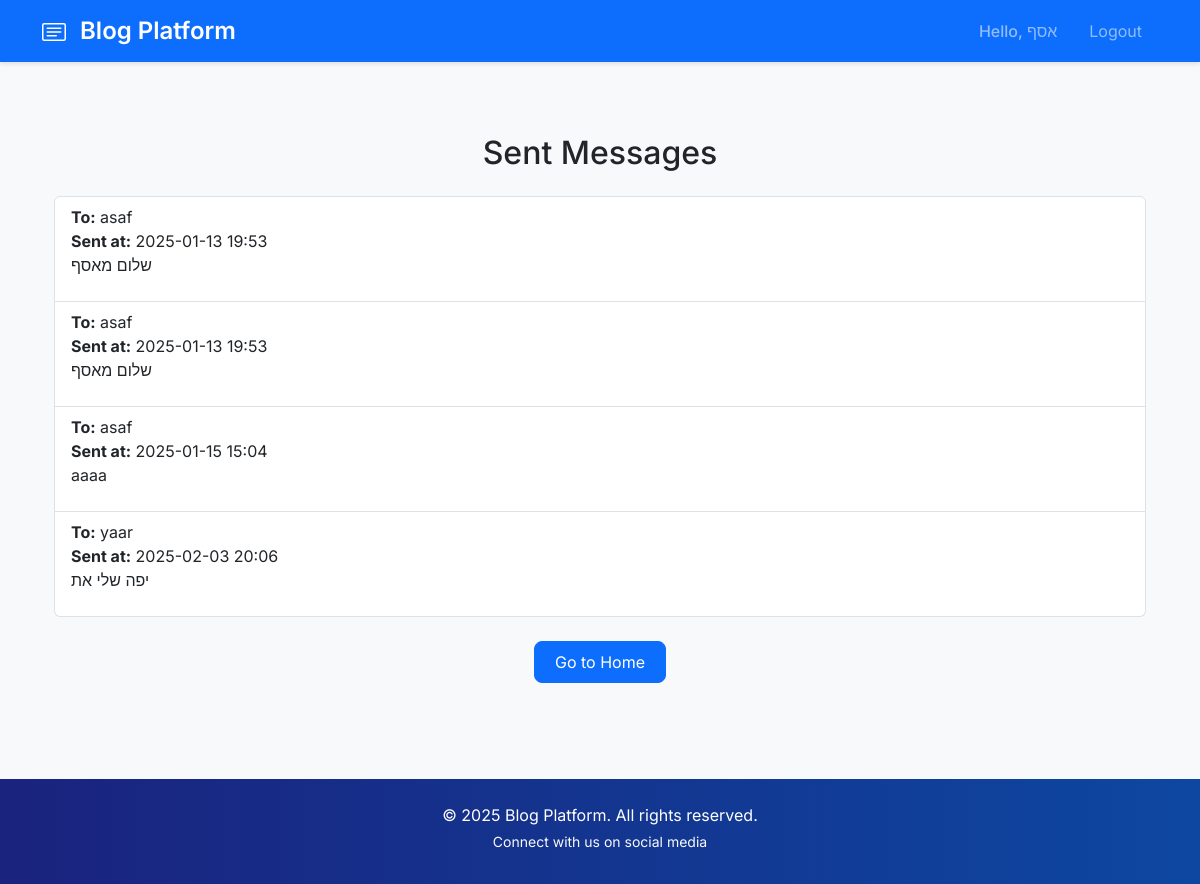
The app's page /messages/sent (signed in) with its own data.
### app/models.py (models this page shows, shortened)
class User(db.Model, UserMixin):
    id = db.Column(db.Integer, primary_key=True)
    username = db.Column(db.String(150), unique=True, nullable=False)
    email = db.Column(db.String(150), unique=True, nullable=False)
    password = db.Column(db.String(150), nullable=False)
    is_admin = db.Column(db.Boolean, default=False)
    posts = db.relationship('Post', backref='author', lazy=True)
    comments = db.relationship('Comment', backref='author', lazy=True)

class Message(db.Model):
    id = db.Column(db.Integer, primary_key=True)
    sender_id = db.Column(db.Integer, db.ForeignKey('user.id'), nullable=False)
    recipient_id = db.Column(db.Integer, db.ForeignKey('user.id'), nullable=False)
    content = db.Column(db.Text, nullable=False)
    timestamp = db.Column(db.DateTime, default=datetime.utcnow)
    sender = db.relationship('User', foreign_keys=[sender_id], backref='sent_messages')
    recipient = db.relationship('User', foreign_keys=[recipient_id], backref='received_messages')

### app/routes/messages_routes.py (the view)
@bp.route('/sent')
@login_required
def sent_messages():
    messages = current_user.sent_messages
    return render_template('sent_messages.html', messages=messages)

### app/__init__.py (called while the page is built)
@login_manager.user_loader
def load_user(user_id):
    return User.query.get(int(user_id))

### app/templates/sent_messages.html
{% extends 'base.html' %}
{% block content %}
<div class="container py-5">
    <h2 class="text-center mb-4">Sent Messages</h2>
    {% if messages %}
        <ul class="list-group">
            {% for message in messages %}
                <li class="list-group-item">
                    <strong>To:</strong> {{ message.recipient.username }}<br>
                    <strong>Sent at:</strong> {{ message.timestamp.strftime('%Y-%m-%d %H:%M') }}<br>
                    <p>{{ message.content }}</p>
                </li>
            {% endfor %}
        </ul>
    {% else %}
        <p class="text-center">No sent messages.</p>
    {% endif %}
    <div class="text-center mt-4">
        <a href="{{ url_for('post.home') }}" class="btn btn-primary">Go to Home</a>
    </div>
</div>
{% endblock %}

### app/templates/base.html (shortened to what this page needs)
<html lang="en">
<head>
    <link rel="stylesheet" href="{{ url_for('static', filename='css/style.css') }}">
    <link rel="stylesheet" href="https://cdn.jsdelivr.net/npm/bootstrap@5.3.0/dist/css/bootstrap.min.css">
</head>
<body>
    <nav class="navbar navbar-expand-lg navbar-dark bg-primary">
        <div class="container">
            <a class="navbar-brand" href="{{ url_for('post.home') }}">
                Blog Platform
            </a>
            <div class="collapse navbar-collapse" id="navbarNav">
                <ul class="navbar-nav ms-auto">
                    {% if current_user.is_authenticated %}
                        <li class="nav-item">
                            <span class="nav-link fw-medium">Hello, {{ current_user.username }}</span>
                        </li>
                        <li class="nav-item">
                            <a class="nav-link btn btn-outline-light ms-2 px-3" href="{{ url_for('auth.logout') }}">Logout</a>
                        </li>
                    {% endif %}
                </ul>
            </div>
        </div>
    </nav>
    <div class="container mt-4">
        {% block content %}{% endblock %}
    </div>
    <footer class="text-white text-center py-4 mt-5">
        <div class="container">
            <p class="mb-1">© 2025 Blog Platform. All rights reserved.</p>
            <small class="text-light">Connect with us on social media</small>
        </div>
    </footer>
</body>
</html>

### app/static/css/style.css (style rules this page uses)
body { background-color: #f8f9fa; font-family: 'Arial', sans-serif; }
h2 { font-weight: bold; color: #333; }
.btn-primary { background-color: #007bff; border-color: #007bff; transition: background-color 0.3s ease; }

### app/templates/base.html (style rules this page uses)
body { font-family: 'Inter', sans-serif; background-color: #f8f9fa; }
.navbar { box-shadow: 0 2px 4px rgba(0,0,0,0.1); }
.navbar-brand { font-weight: 600; font-size: 1.5rem; }
.btn { border-radius: 8px; padding: 0.5rem 1.25rem; }
footer { background: linear-gradient(to right, #1a237e, #0d47a1); }

### records on screen
User: username "אסף"
Message: recipient.username "asaf", timestamp "2025-01-13 19:53", content "שלום מאסף"
Message: recipient.username "asaf", timestamp "2025-01-13 19:53", content "שלום מאסף"
Message: recipient.username "asaf", timestamp "2025-01-15 15:04", content "aaaa"
Message: recipient.username "yaar", timestamp "2025-02-03 20:06", content "יפה שלי את"
